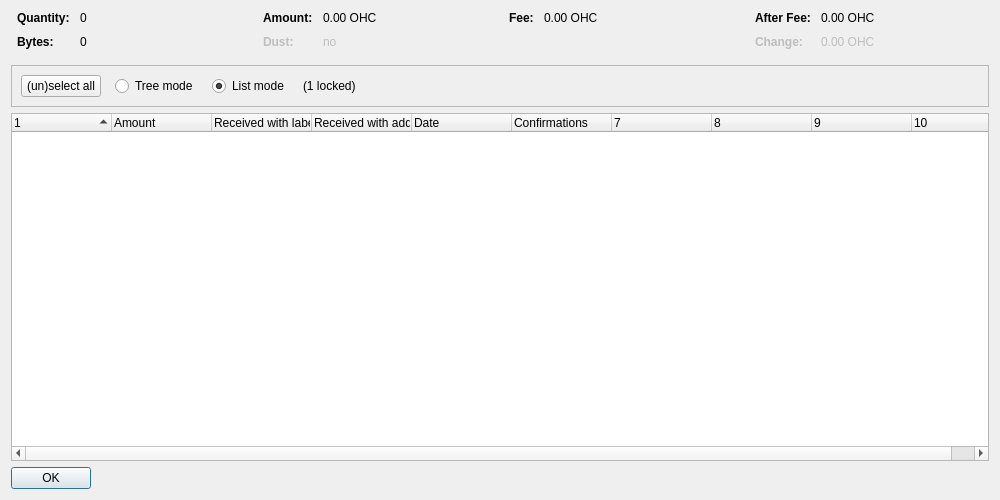
<?xml version="1.0" encoding="UTF-8"?>
<ui version="4.0">
 <class>CoinControlDialog</class>
 <widget class="QDialog" name="CoinControlDialog">
  <property name="geometry">
   <rect>
    <x>0</x>
    <y>0</y>
    <width>1000</width>
    <height>500</height>
   </rect>
  </property>
  <property name="windowTitle">
   <string>Coin Selection</string>
  </property>
  <layout class="QVBoxLayout" name="verticalLayout">
   <item>
    <layout class="QHBoxLayout" name="horizontalLayoutTop" stretch="0,0,0,0">
     <property name="topMargin">
      <number>0</number>
     </property>
     <property name="bottomMargin">
      <number>10</number>
     </property>
     <item>
      <layout class="QFormLayout" name="formLayoutCoinControl1">
       <property name="horizontalSpacing">
        <number>10</number>
       </property>
       <property name="verticalSpacing">
        <number>10</number>
       </property>
       <property name="leftMargin">
        <number>6</number>
       </property>
       <property name="rightMargin">
        <number>6</number>
       </property>
       <item row="0" column="0">
        <widget class="QLabel" name="labelCoinControlQuantityText">
         <property name="font">
          <font>
           <weight>75</weight>
           <bold>true</bold>
          </font>
         </property>
         <property name="text">
          <string>Quantity:</string>
         </property>
        </widget>
       </item>
       <item row="0" column="1">
        <widget class="QLabel" name="labelCoinControlQuantity">
         <property name="cursor">
          <cursorShape>IBeamCursor</cursorShape>
         </property>
         <property name="contextMenuPolicy">
          <enum>Qt::ActionsContextMenu</enum>
         </property>
         <property name="text">
          <string notr="true">0</string>
         </property>
         <property name="textInteractionFlags">
          <set>Qt::LinksAccessibleByMouse|Qt::TextSelectableByKeyboard|Qt::TextSelectableByMouse</set>
         </property>
        </widget>
       </item>
       <item row="1" column="0">
        <widget class="QLabel" name="labelCoinControlBytesText">
         <property name="font">
          <font>
           <weight>75</weight>
           <bold>true</bold>
          </font>
         </property>
         <property name="text">
          <string>Bytes:</string>
         </property>
        </widget>
       </item>
       <item row="1" column="1">
        <widget class="QLabel" name="labelCoinControlBytes">
         <property name="cursor">
          <cursorShape>IBeamCursor</cursorShape>
         </property>
         <property name="contextMenuPolicy">
          <enum>Qt::ActionsContextMenu</enum>
         </property>
         <property name="text">
          <string notr="true">0</string>
         </property>
         <property name="textInteractionFlags">
          <set>Qt::LinksAccessibleByMouse|Qt::TextSelectableByKeyboard|Qt::TextSelectableByMouse</set>
         </property>
        </widget>
       </item>
      </layout>
     </item>
     <item>
      <layout class="QFormLayout" name="formLayoutCoinControl2">
       <property name="horizontalSpacing">
        <number>10</number>
       </property>
       <property name="verticalSpacing">
        <number>10</number>
       </property>
       <property name="leftMargin">
        <number>6</number>
       </property>
       <property name="rightMargin">
        <number>6</number>
       </property>
       <item row="0" column="0">
        <widget class="QLabel" name="labelCoinControlAmountText">
         <property name="font">
          <font>
           <weight>75</weight>
           <bold>true</bold>
          </font>
         </property>
         <property name="text">
          <string>Amount:</string>
         </property>
        </widget>
       </item>
       <item row="0" column="1">
        <widget class="QLabel" name="labelCoinControlAmount">
         <property name="cursor">
          <cursorShape>IBeamCursor</cursorShape>
         </property>
         <property name="contextMenuPolicy">
          <enum>Qt::ActionsContextMenu</enum>
         </property>
         <property name="text">
          <string notr="true">0.00 OHC</string>
         </property>
         <property name="textInteractionFlags">
          <set>Qt::LinksAccessibleByMouse|Qt::TextSelectableByKeyboard|Qt::TextSelectableByMouse</set>
         </property>
        </widget>
       </item>
       <item row="1" column="0">
        <widget class="QLabel" name="labelCoinControlLowOutputText">
         <property name="enabled">
          <bool>false</bool>
         </property>
         <property name="font">
          <font>
           <weight>75</weight>
           <bold>true</bold>
          </font>
         </property>
         <property name="text">
          <string>Dust:</string>
         </property>
        </widget>
       </item>
       <item row="1" column="1">
        <widget class="QLabel" name="labelCoinControlLowOutput">
         <property name="enabled">
          <bool>false</bool>
         </property>
         <property name="cursor">
          <cursorShape>IBeamCursor</cursorShape>
         </property>
         <property name="contextMenuPolicy">
          <enum>Qt::ActionsContextMenu</enum>
         </property>
         <property name="text">
          <string notr="true">no</string>
         </property>
         <property name="textInteractionFlags">
          <set>Qt::LinksAccessibleByMouse|Qt::TextSelectableByKeyboard|Qt::TextSelectableByMouse</set>
         </property>
        </widget>
       </item>
      </layout>
     </item>
     <item>
      <layout class="QFormLayout" name="formLayoutCoinControl3">
       <property name="horizontalSpacing">
        <number>10</number>
       </property>
       <property name="verticalSpacing">
        <number>10</number>
       </property>
       <property name="leftMargin">
        <number>6</number>
       </property>
       <property name="rightMargin">
        <number>6</number>
       </property>
       <item row="0" column="0">
        <widget class="QLabel" name="labelCoinControlFeeText">
         <property name="font">
          <font>
           <weight>75</weight>
           <bold>true</bold>
          </font>
         </property>
         <property name="text">
          <string>Fee:</string>
         </property>
        </widget>
       </item>
       <item row="0" column="1">
        <widget class="QLabel" name="labelCoinControlFee">
         <property name="cursor">
          <cursorShape>IBeamCursor</cursorShape>
         </property>
         <property name="contextMenuPolicy">
          <enum>Qt::ActionsContextMenu</enum>
         </property>
         <property name="text">
          <string notr="true">0.00 OHC</string>
         </property>
         <property name="textInteractionFlags">
          <set>Qt::LinksAccessibleByMouse|Qt::TextSelectableByKeyboard|Qt::TextSelectableByMouse</set>
         </property>
        </widget>
       </item>
      </layout>
     </item>
     <item>
      <layout class="QFormLayout" name="formLayoutCoinControl4">
       <property name="horizontalSpacing">
        <number>10</number>
       </property>
       <property name="verticalSpacing">
        <number>10</number>
       </property>
       <property name="leftMargin">
        <number>6</number>
       </property>
       <property name="rightMargin">
        <number>6</number>
       </property>
       <item row="0" column="0">
        <widget class="QLabel" name="labelCoinControlAfterFeeText">
         <property name="font">
          <font>
           <weight>75</weight>
           <bold>true</bold>
          </font>
         </property>
         <property name="text">
          <string>After Fee:</string>
         </property>
        </widget>
       </item>
       <item row="0" column="1">
        <widget class="QLabel" name="labelCoinControlAfterFee">
         <property name="cursor">
          <cursorShape>IBeamCursor</cursorShape>
         </property>
         <property name="contextMenuPolicy">
          <enum>Qt::ActionsContextMenu</enum>
         </property>
         <property name="text">
          <string notr="true">0.00 OHC</string>
         </property>
         <property name="textInteractionFlags">
          <set>Qt::LinksAccessibleByMouse|Qt::TextSelectableByKeyboard|Qt::TextSelectableByMouse</set>
         </property>
        </widget>
       </item>
       <item row="1" column="0">
        <widget class="QLabel" name="labelCoinControlChangeText">
         <property name="enabled">
          <bool>false</bool>
         </property>
         <property name="font">
          <font>
           <weight>75</weight>
           <bold>true</bold>
          </font>
         </property>
         <property name="text">
          <string>Change:</string>
         </property>
        </widget>
       </item>
       <item row="1" column="1">
        <widget class="QLabel" name="labelCoinControlChange">
         <property name="enabled">
          <bool>false</bool>
         </property>
         <property name="cursor">
          <cursorShape>IBeamCursor</cursorShape>
         </property>
         <property name="contextMenuPolicy">
          <enum>Qt::ActionsContextMenu</enum>
         </property>
         <property name="text">
          <string notr="true">0.00 OHC</string>
         </property>
         <property name="textInteractionFlags">
          <set>Qt::LinksAccessibleByMouse|Qt::TextSelectableByKeyboard|Qt::TextSelectableByMouse</set>
         </property>
        </widget>
       </item>
      </layout>
     </item>
    </layout>
   </item>
   <item>
    <widget class="QFrame" name="frame">
     <property name="minimumSize">
      <size>
       <width>0</width>
       <height>40</height>
      </size>
     </property>
     <property name="frameShape">
      <enum>QFrame::StyledPanel</enum>
     </property>
     <property name="frameShadow">
      <enum>QFrame::Sunken</enum>
     </property>
     <layout class="QHBoxLayout" name="horizontalLayout">
      <item>
       <layout class="QHBoxLayout" name="horizontalLayoutPanel" stretch="0,0,0,0,0">
        <property name="spacing">
         <number>14</number>
        </property>
        <item>
         <widget class="QPushButton" name="pushButtonSelectAll">
          <property name="sizePolicy">
           <sizepolicy hsizetype="Maximum" vsizetype="Fixed">
            <horstretch>0</horstretch>
            <verstretch>0</verstretch>
           </sizepolicy>
          </property>
          <property name="text">
           <string>(un)select all</string>
          </property>
          <property name="autoDefault">
           <bool>false</bool>
          </property>
         </widget>
        </item>
        <item>
         <widget class="QRadioButton" name="radioTreeMode">
          <property name="sizePolicy">
           <sizepolicy hsizetype="Maximum" vsizetype="Fixed">
            <horstretch>0</horstretch>
            <verstretch>0</verstretch>
           </sizepolicy>
          </property>
          <property name="text">
           <string>Tree mode</string>
          </property>
         </widget>
        </item>
        <item>
         <widget class="QRadioButton" name="radioListMode">
          <property name="sizePolicy">
           <sizepolicy hsizetype="Maximum" vsizetype="Fixed">
            <horstretch>0</horstretch>
            <verstretch>0</verstretch>
           </sizepolicy>
          </property>
          <property name="text">
           <string>List mode</string>
          </property>
          <property name="checked">
           <bool>true</bool>
          </property>
         </widget>
        </item>
        <item>
         <widget class="QLabel" name="labelLocked">
          <property name="text">
           <string notr="true">(1 locked)</string>
          </property>
         </widget>
        </item>
        <item>
         <spacer name="horizontalSpacer">
          <property name="orientation">
           <enum>Qt::Horizontal</enum>
          </property>
          <property name="sizeHint" stdset="0">
           <size>
            <width>40</width>
            <height>20</height>
           </size>
          </property>
         </spacer>
        </item>
       </layout>
      </item>
     </layout>
    </widget>
   </item>
   <item>
    <widget class="CoinControlTreeWidget" name="treeWidget">
     <property name="contextMenuPolicy">
      <enum>Qt::CustomContextMenu</enum>
     </property>
     <property name="sortingEnabled">
      <bool>false</bool>
     </property>
     <property name="columnCount">
      <number>10</number>
     </property>
     <attribute name="headerShowSortIndicator" stdset="0">
      <bool>true</bool>
     </attribute>
     <attribute name="headerStretchLastSection">
      <bool>false</bool>
     </attribute>
     <column>
      <property name="text">
       <string/>
      </property>
     </column>
     <column>
      <property name="text">
       <string>Amount</string>
      </property>
     </column>
     <column>
      <property name="text">
       <string>Received with label</string>
      </property>
     </column>
     <column>
      <property name="text">
       <string>Received with address</string>
      </property>
     </column>
     <column>
      <property name="text">
       <string>Date</string>
      </property>
     </column>
     <column>
      <property name="text">
       <string>Confirmations</string>
      </property>
      <property name="toolTip">
       <string>Confirmed</string>
      </property>
     </column>
     <column>
      <property name="text">
       <string/>
      </property>
     </column>
     <column>
      <property name="text">
       <string/>
      </property>
     </column>
     <column>
      <property name="text">
       <string/>
      </property>
     </column>
     <column>
      <property name="text">
       <string/>
      </property>
     </column>
    </widget>
   </item>
   <item>
    <widget class="QDialogButtonBox" name="buttonBox">
     <property name="sizePolicy">
      <sizepolicy hsizetype="Maximum" vsizetype="Fixed">
       <horstretch>0</horstretch>
       <verstretch>0</verstretch>
      </sizepolicy>
     </property>
     <property name="orientation">
      <enum>Qt::Horizontal</enum>
     </property>
     <property name="standardButtons">
      <set>QDialogButtonBox::Ok</set>
     </property>
    </widget>
   </item>
  </layout>
 </widget>
 <customwidgets>
  <customwidget>
   <class>CoinControlTreeWidget</class>
   <extends>QTreeWidget</extends>
   <header>coincontroltreewidget.h</header>
  </customwidget>
 </customwidgets>
 <resources/>
 <connections/>
</ui>
